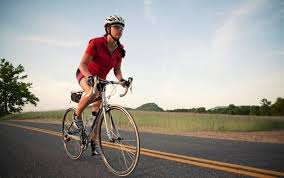
#> input picture open-cv/data/images/bike.jpeg, 284 x 178 px
$ jupyter execute Basic.ipynb
#> lines starting #> are read from the running program, lines starting #| are printed output that depends on the picture
# Import Dependencies

[cell 1]
import cv2
import os
from matplotlib import pyplot as plt

# OpenCV images

## Read in Image

[cell 2]
img_path = os.path.join('data','images','bike.jpeg')

[cell 3]
img = cv2.imread(img_path)
#> img is the input picture: shape (178, 284, 3); mean B, G, R 146.6, 152.2, 156.3
img.shape
#> Out = (178, 284, 3)

[cell 4]
plt.imshow(img)

[cell 5]
recolored_img = cv2.cvtColor(img,cv2.COLOR_BGR2RGB)
gray_img = cv2.cvtColor(img,cv2.COLOR_BGR2GRAY)
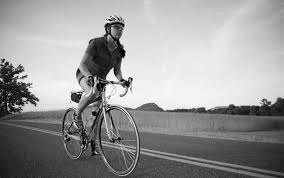
#> gray_img: shape (178, 284); min 0, max 254, mean 152.8

[cell 6]
plt.imshow(recolored_img)
plt.show()

## Write in image

[cell 7]
output_path = os.path.join('data','images','gray_image.jpg')
cv2.imwrite(output_path,gray_img)
#> Out = True
